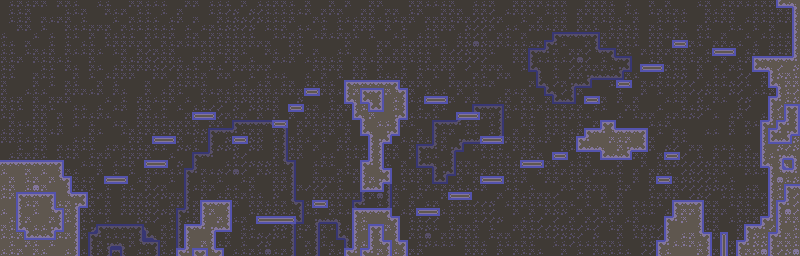

Tiled map render using the project's own tile images. Description and the map definition, with tile-layer contents summarised, below:
An orthogonal 100x32 tile map with 8x8 px tiles, 2 tile layers (overlay, tiles) and 30 objects (26x coin, door_tl, door_tr, door_bl, door_br).

<map version="1.10" tiledversion="1.11.2" orientation="orthogonal" renderorder="right-down" width="100" height="32" tilewidth="8" tileheight="8" infinite="0" nextlayerid="6" nextobjectid="73">
 <editorsettings>
  <export target="level2-tilemap.tmj" format="json" />
 </editorsettings>
 <tileset firstgid="1" name="tilemap_packed" tilewidth="8" tileheight="8" tilecount="150" columns="15">
  <image source="tilemap_packed.png" width="120" height="80" />
  <tile id="2">
   <properties>
    <property name="collides" type="bool" value="true" />
   </properties>
  </tile>
  <tile id="3">
   <properties>
    <property name="collides" type="bool" value="true" />
   </properties>
  </tile>
  <tile id="4">
   <properties>
    <property name="collides" type="bool" value="true" />
   </properties>
  </tile>
  <tile id="5">
   <properties>
    <property name="collides" type="bool" value="true" />
   </properties>
  </tile>
  <tile id="6">
   <properties>
    <property name="collides" type="bool" value="true" />
   </properties>
  </tile>
  <tile id="7">
   <properties>
    <property name="collides" type="bool" value="true" />
   </properties>
  </tile>
  <tile id="9">
   <properties>
    <property name="collides" type="bool" value="true" />
   </properties>
  </tile>
  <tile id="10">
   <properties>
    <property name="collides" type="bool" value="true" />
   </properties>
  </tile>
  <tile id="11">
   <properties>
    <property name="collides" type="bool" value="true" />
   </properties>
  </tile>
  <tile id="12">
   <properties>
    <property name="collides" type="bool" value="true" />
   </properties>
  </tile>
  <tile id="13">
   <properties>
    <property name="collides" type="bool" value="true" />
   </properties>
  </tile>
  <tile id="14">
   <properties>
    <property name="collides" type="bool" value="true" />
   </properties>
  </tile>
  <tile id="17">
   <properties>
    <property name="collides" type="bool" value="true" />
   </properties>
  </tile>
  <tile id="18">
   <properties>
    <property name="collides" type="bool" value="true" />
   </properties>
  </tile>
  <tile id="19">
   <properties>
    <property name="collides" type="bool" value="true" />
   </properties>
  </tile>
  <tile id="20">
   <properties>
    <property name="collides" type="bool" value="true" />
   </properties>
  </tile>
  <tile id="21">
   <properties>
    <property name="collides" type="bool" value="true" />
   </properties>
  </tile>
  <tile id="22">
   <properties>
    <property name="collides" type="bool" value="true" />
   </properties>
  </tile>
  <tile id="24">
   <properties>
    <property name="collides" type="bool" value="true" />
   </properties>
  </tile>
  <tile id="25">
   <properties>
    <property name="collides" type="bool" value="true" />
   </properties>
  </tile>
  <tile id="26">
   <properties>
    <property name="collides" type="bool" value="true" />
   </properties>
  </tile>
  <tile id="27">
   <properties>
    <property name="collides" type="bool" value="true" />
   </properties>
  </tile>
  <tile id="28">
   <properties>
    <property name="collides" type="bool" value="true" />
   </properties>
  </tile>
  <tile id="29">
   <properties>
    <property name="collides" type="bool" value="true" />
   </properties>
  </tile>
  <tile id="32">
   <properties>
    <property name="collides" type="bool" value="true" />
   </properties>
  </tile>
  <tile id="33">
   <properties>
    <property name="collides" type="bool" value="true" />
   </properties>
  </tile>
  <tile id="34">
   <properties>
    <property name="collides" type="bool" value="true" />
   </properties>
  </tile>
  <tile id="35">
   <properties>
    <property name="collides" type="bool" value="true" />
   </properties>
  </tile>
  <tile id="36">
   <properties>
    <property name="collides" type="bool" value="true" />
   </properties>
  </tile>
  <tile id="37">
   <properties>
    <property name="collides" type="bool" value="true" />
   </properties>
  </tile>
  <tile id="39">
   <properties>
    <property name="collides" type="bool" value="true" />
   </properties>
  </tile>
  <tile id="40">
   <properties>
    <property name="collides" type="bool" value="true" />
   </properties>
  </tile>
  <tile id="41">
   <properties>
    <property name="collides" type="bool" value="true" />
   </properties>
  </tile>
  <tile id="42">
   <properties>
    <property name="collides" type="bool" value="true" />
   </properties>
  </tile>
  <tile id="43">
   <properties>
    <property name="collides" type="bool" value="true" />
   </properties>
  </tile>
  <tile id="44">
   <properties>
    <property name="collides" type="bool" value="true" />
   </properties>
  </tile>
  <tile id="47">
   <properties>
    <property name="collides" type="bool" value="true" />
   </properties>
  </tile>
  <tile id="48">
   <properties>
    <property name="collides" type="bool" value="true" />
   </properties>
  </tile>
  <tile id="49">
   <properties>
    <property name="collides" type="bool" value="true" />
   </properties>
  </tile>
  <tile id="50">
   <properties>
    <property name="collides" type="bool" value="true" />
   </properties>
  </tile>
  <tile id="51">
   <properties>
    <property name="collides" type="bool" value="true" />
   </properties>
  </tile>
  <tile id="52">
   <properties>
    <property name="collides" type="bool" value="true" />
   </properties>
  </tile>
  <tile id="54">
   <properties>
    <property name="collides" type="bool" value="true" />
   </properties>
  </tile>
  <tile id="55">
   <properties>
    <property name="collides" type="bool" value="true" />
   </properties>
  </tile>
  <tile id="56">
   <properties>
    <property name="collides" type="bool" value="true" />
   </properties>
  </tile>
  <tile id="57">
   <properties>
    <property name="collides" type="bool" value="true" />
   </properties>
  </tile>
  <tile id="58">
   <properties>
    <property name="collides" type="bool" value="true" />
   </properties>
  </tile>
  <tile id="59">
   <properties>
    <property name="collides" type="bool" value="true" />
   </properties>
  </tile>
  <tile id="62">
   <properties>
    <property name="collides" type="bool" value="true" />
   </properties>
  </tile>
  <tile id="63">
   <properties>
    <property name="collides" type="bool" value="true" />
   </properties>
  </tile>
  <tile id="64">
   <properties>
    <property name="collides" type="bool" value="true" />
   </properties>
  </tile>
  <tile id="69">
   <properties>
    <property name="collides" type="bool" value="true" />
   </properties>
  </tile>
  <tile id="70">
   <properties>
    <property name="collides" type="bool" value="true" />
   </properties>
  </tile>
  <tile id="71">
   <properties>
    <property name="collides" type="bool" value="true" />
   </properties>
  </tile>
  <tile id="77">
   <properties>
    <property name="collides" type="bool" value="true" />
   </properties>
  </tile>
  <tile id="78">
   <properties>
    <property name="collides" type="bool" value="true" />
   </properties>
  </tile>
  <tile id="79">
   <properties>
    <property name="collides" type="bool" value="true" />
   </properties>
  </tile>
  <tile id="84">
   <properties>
    <property name="collides" type="bool" value="true" />
   </properties>
  </tile>
  <tile id="85">
   <properties>
    <property name="collides" type="bool" value="true" />
   </properties>
  </tile>
  <tile id="86">
   <properties>
    <property name="collides" type="bool" value="true" />
   </properties>
  </tile>
 </tileset>
 <layer id="5" name="overlay" width="100" height="32" opacity="0.67">
  <data>[3200 cells, 3200 non-empty, 18 distinct tile ids]</data>
 </layer>
 <layer id="1" name="tiles" width="100" height="32">
  <data>[3200 cells, 526 non-empty, 23 distinct tile ids]</data>
 </layer>
 <objectgroup id="4" name="Objects">
  <!-- 30 objects omitted --></objectgroup>
</map>
<!-- 30 of 30 objects omitted -->